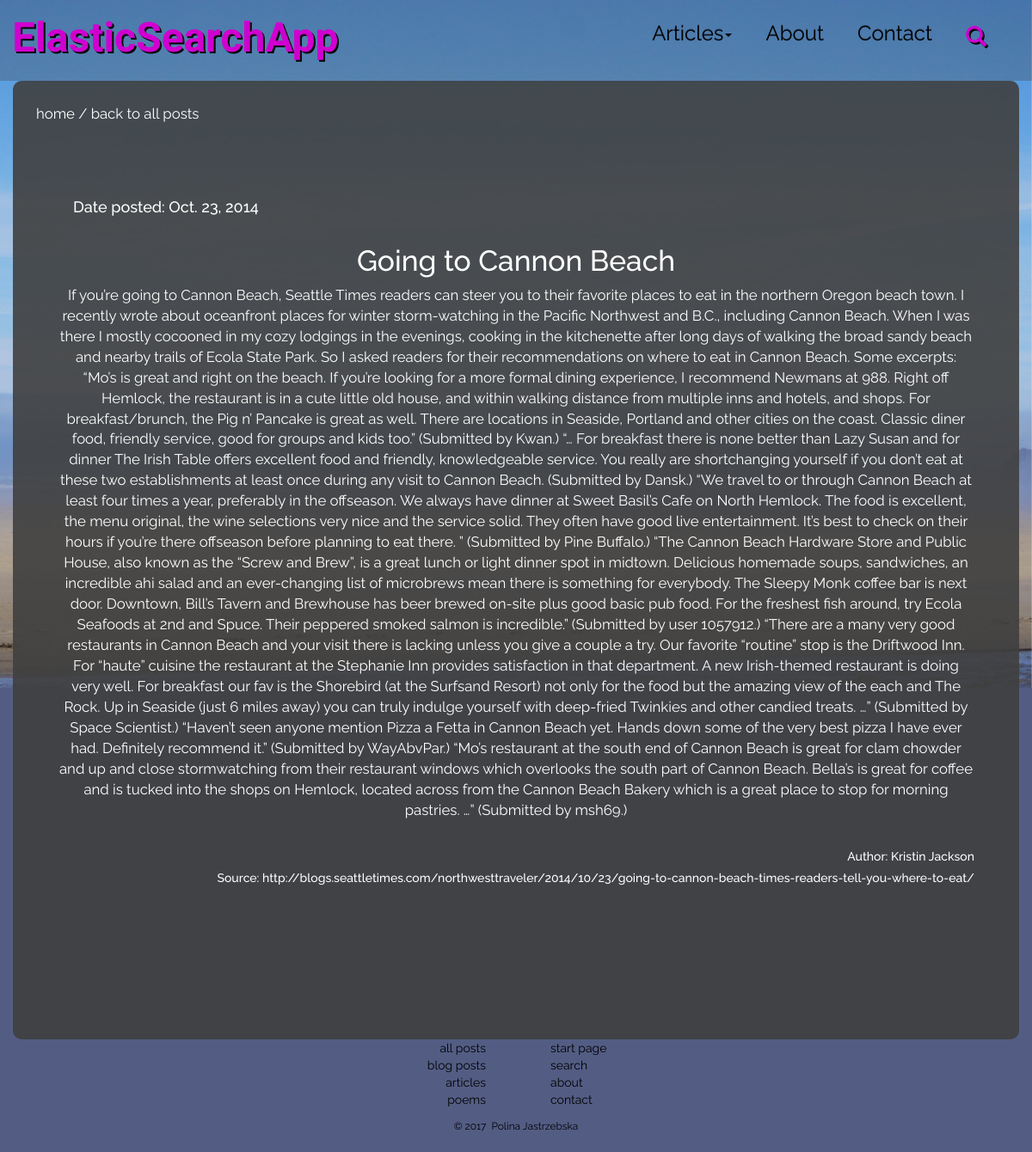
The app's page /texts/going-to-cannon-beach/ with its own data.
### searchapp/models.py (models this page shows, shortened)
class Article(models.Model):
    title = models.CharField(max_length=255, default='', null=True)
    body = models.TextField(max_length=100000, default='', null=True)
    date = models.DateField(blank=False, null=False)
    author = models.CharField(max_length=255, default='', null=True)
    source = models.CharField(max_length=255, default='', null=True)
    img = models.FileField(upload_to=upload_image, default='', blank=True, null=True)
    slug = models.SlugField(max_length=50, default='', unique=True)
    CATEGORY_CHOICES = (
        ('blog posts', 'blog posts'),
        ('articles', 'articles'),
        ('poems', 'poems')
    )
    category = models.FileField(max_length=50, choices=CATEGORY_CHOICES, default='', blank=True)

### searchapp/views.py (the view)
# urls.py: url(r'^texts/(?P<article_name_slug>[-\w]+)/$', page_views.article, name='article'),
def article(request, article_name_slug):
    context_dict = {}
    if request.GET.get("category"):
        return HttpResponseRedirect('/index?category={}'.format((request.GET["category"]).lower()))
    try:
        articles = Article.objects.get(slug=article_name_slug)
        context_dict['articles'] = articles
    except Article.DoesNotExist:
        messages.error(request, "Oops! There is no such article in the database.")
    return render(request, 'searchapp/article.html', context_dict)

### searchapp/templates/searchapp/article.html (shortened to what this page needs)
{% extends 'searchapp/base.html' %}
{% load static %}
{% block content %}
<div class="container" id="textspace">
  <div class="row">
    <div class="col-md-12">
      <a href="{% url 'start' %}">home</a>&nbsp;/&nbsp;<a href="{% url 'index' %}">back to all posts</a>
      {% if articles %}
      <div class="article-container">
      <h4>Date posted:&nbsp;{{ articles.date }}</h4>
      <h2>{{ articles.title }}</h2>
      <p>{{ articles.body|safe }}</p>
      {% if articles.author %}
        <h5>Author:&nbsp;{{ articles.author }}</h5>
      {% endif %}
      {% if articles.source %}
        <h5>Source:&nbsp;<a href="{{ articles.source }}" target="_blank">{{ articles.source }}</a></h5>
      {% endif %}
      </div>
      {% endif %}
    </div>
  </div>
</div>
{% endblock %}

### records on screen
Article: date "Oct. 23, 2014", title "Going to Cannon Beach", body "If you’re going to Cannon Beach, Seattle Times readers can steer you to their favorite places to eat in the northern Oregon beach town. I recently wrote about oceanfront places for winter storm-watching in the Pacific Northwest and B.C., including Cannon Beach. When I was there I mostly cocooned in my cozy lodgings in the evenings, cooking in the kitchenette after long days of walking the broad sandy beach and nearby trails of Ecola State Park. So I asked readers for their recommendations on where to eat in Cannon Beach. Some excerpts: “Mo’s is great and right on the beach. If you’re looking for a more formal dining experience, I recommend Newmans at 988. Right off Hemlock, the restaurant…", author "Kristin Jackson", source "http://blogs.seattletimes.com/northwesttraveler/2014/10/23/going-to-cannon-beach-times-readers-tell-you-where-to-eat/"
